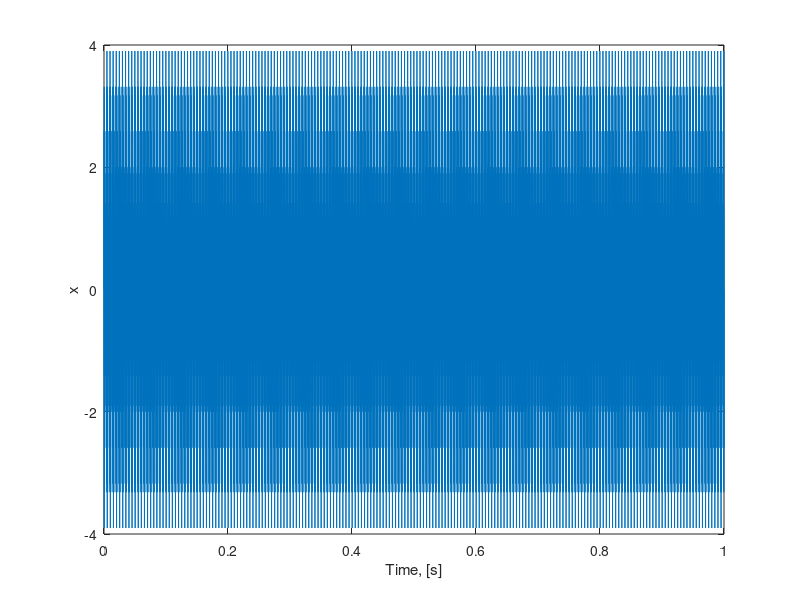
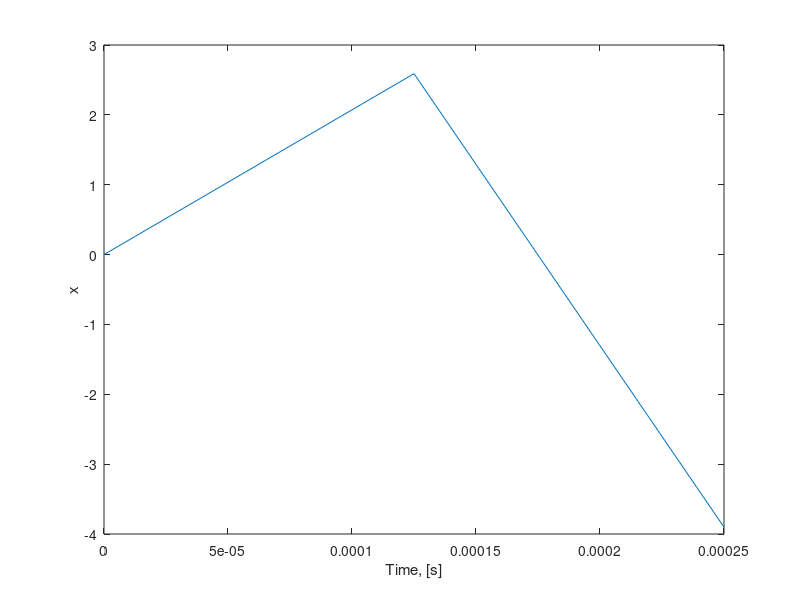
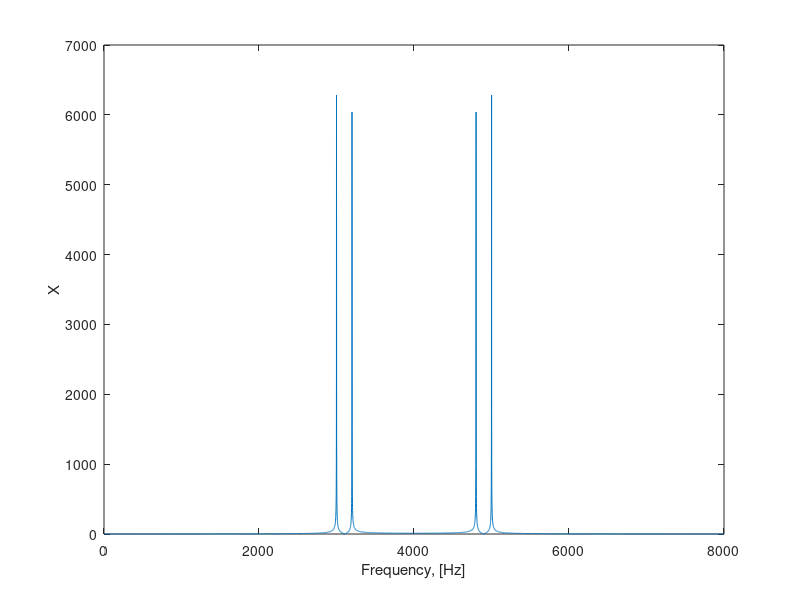
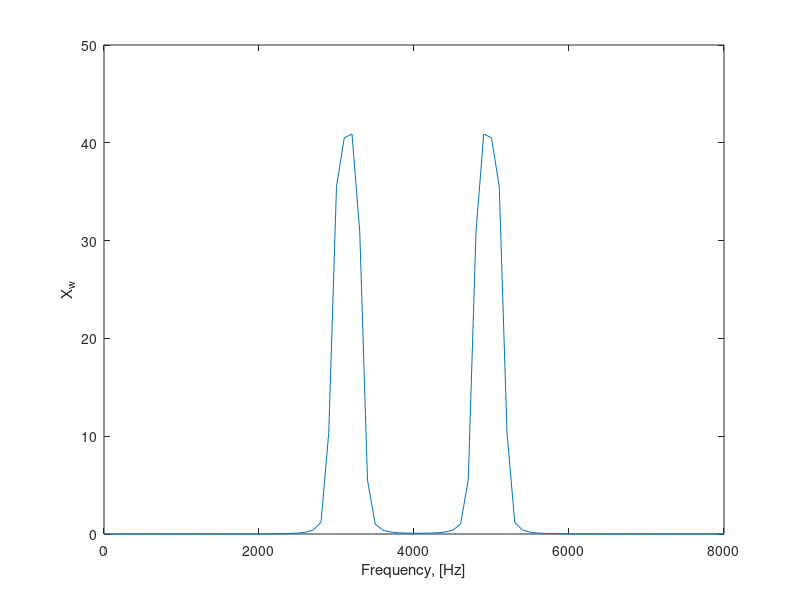

MATLAB code to generate these figures, in order:
%% February 3, 2021
clear
%% a
fs = 8000;
t = 0:1/fs:1;
x = 2*sin(2*pi*3000*t)+ 2*sin(2*pi*3200*t);
%% b
figure
plot(t, x)
xlabel('Time, [s]')
ylabel('x')
%% c
T = 1/3200;
t_short = 0:1/fs:T;
figure
plot(t_short, x(1:length(t_short)))
xlabel('Time, [s]')
ylabel('x')
%% d
f_ax1 = 0:fs/(length(x)-1):fs;
figure
plot(f_ax1, abs(fft(x)))
xlabel('Frequency, [Hz]')
ylabel('X')
%% e
w_len = ceil(fs*0.01)+1;% odd
w = hann(w_len);
%% f
x_w = x(1:length(w)).*w'; 
%% g 
f_ax2 = 0:fs/(length(x_w)-1):fs;
figure
plot(f_ax2, abs(fft(x_w)))
xlabel('Frequency, [Hz]')
ylabel('X_w')
%% h length is not enough to resolve 2 sinusids
%% i
zcr_x = fs*sum(abs(diff(x>0)))/length(x);
zcr_xw = fs*sum(abs(diff(x_w>0)))/length(x_w);
%% j ??
%% k
h = [0.3, 0.3, 0.3];

y1 = filter(h, 1, x); % ??
%y1 = conv(h, x);
%% l
y2 = ifft(fft(x, length(x)+length(h)-1).*fft(h, length(x)+length(h)-1));